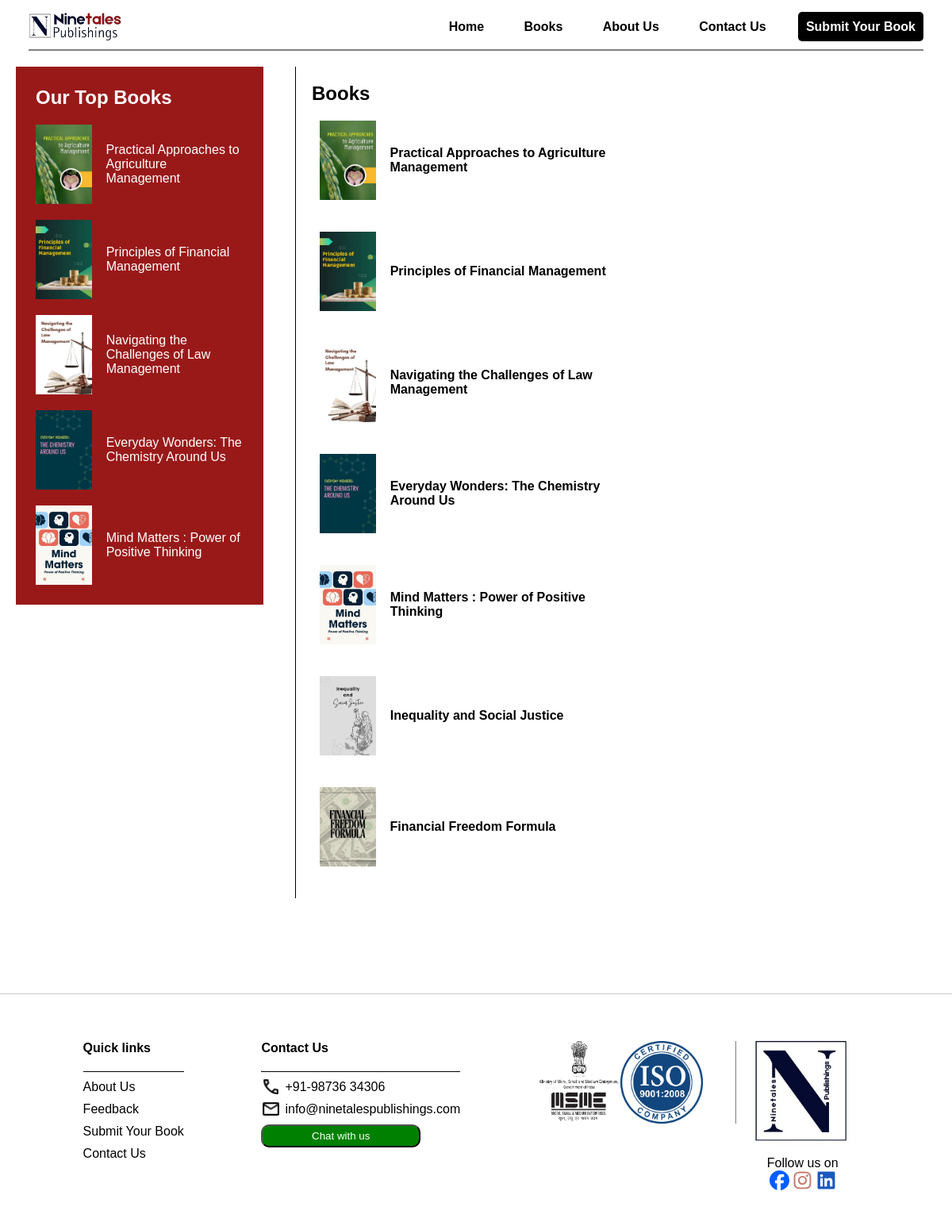
/books, run on the app's committed database.
### Publish/models.py (models this page shows)
class PubishedBooks(models.Model):
    BookFile = models.FileField(upload_to='bookCover(ForPublishedBooks)/',default=None,null=True)
    BookName = models.CharField(max_length=40,default="book",null= False)
    Writername = models.CharField(max_length=500,default="writer",null= False)
    BookFormat = models.CharField(max_length=500,default="paperback",null= False)
    Pages = models.IntegerField(default=0,null=False)
    ISBNNo = models.CharField(max_length=40,default="user",null= False)
    AboutBook = models.TextField(default="aboutBook",null=False)
    AboutAuthor = models.TextField(default="aboutAuthor",null=False)
    DOIDetail = models.CharField(max_length=40,default="user",null= True)

### Ninetales/views.py (the view)
# urls.py: path('books', views.books,name = "books"),
def books(request):
    try:
        books = PubishedBooks.objects.all()
        return render(request,"books.html",{"MEDIA_URL":MEDIA_URL,"topbooks":books[:5],"books":books})
    except:
        pass
    return render(request,"books.html")

### templates/books.html (shortened to what this page needs)
<!DOCTYPE html>
<html lang="en">
<head>
    <link rel="stylesheet" href="/static/booksstyle.css">
</head>
<body>
    {% include "header.html" %}
    <main>
        <div class="sidebar">
            <h2>Our Top Books</h2>
            {% for book in topbooks %}
            <div class="book">
                <a href="/books/{{book.BookName}}">
                    <img src="{{MEDIA_URL}}{{book.BookFile}}" alt="" loading="lazy">
                    <div class="bookdetail">
                        <span>{{ book.BookName }}</span>
                    </div>
                </a>
            </div>
            {% endfor %}
        </div>
        <div class="content">
            <h2>Books</h2>
            {% for book in books %}
            <div class="book">
                <a href="/books/{{book.BookName}}">
                    <img src="{{MEDIA_URL}}{{book.BookFile}}" alt="" loading="lazy">
                    <div class="bookdetail">
                        <b>{{ book.BookName }}</b>
                    </div>
                </a>
            </div>
            {% endfor %}
        </div>
    </main>
    {% include "footer.html" %}
</body>
</html>

### static/booksstyle.css (style rules this page uses)
main { min-height: 100vh; display: flex; gap: 40px; padding: 20px; background-size: cover; margin-bottom: 100px; flex-wrap: wrap; }
.sidebar { background: rgb(153, 25, 25); color: white; display: flex; flex-direction: column; gap: 20px; padding: 25px; height: fit-content; width: 312px; }
.sidebar .book a { display: flex; gap: 18px; align-items: center; text-decoration: none; color: white; }
.sidebar .book img { height: 100px; }
.content { padding: 20px; width: clamp(0px,50vw,444px); display: flex; flex-direction: column; border-left: 1px solid black; }
.content .book a { display: flex; gap: 18px; align-items: center; text-decoration: none; color: black; padding: 20px 10px; }
.content .book img { height: 100px; }

### static/headerstyle.css (style rules this page uses)
* { margin: 0; padding: 0; box-sizing: border-box; font-family: sans-serif; }
:root { --background-color: #a3282b; --background-color2: #240046; --background-color3: #3c096c; --background-color4: #5a189a; --background-color5: #7b2cbf; --background-color6: #9d4edd; --background-color7: #c77dff; --background-color8: #e0aaff; }

### data on the page
PubishedBooks: BookFile (picture), BookName "Practical Approaches to Agriculture Management"
PubishedBooks: BookFile (picture), BookName "Principles of Financial Management"
PubishedBooks: BookFile (picture), BookName "Navigating the Challenges of Law Management"
PubishedBooks: BookFile (picture), BookName "Everyday Wonders: The Chemistry Around Us"
PubishedBooks: BookFile (picture), BookName "Mind Matters : Power of Positive Thinking"
PubishedBooks: BookFile (picture), BookName "Inequality and Social Justice"
PubishedBooks: BookFile (picture), BookName "Financial Freedom Formula"
